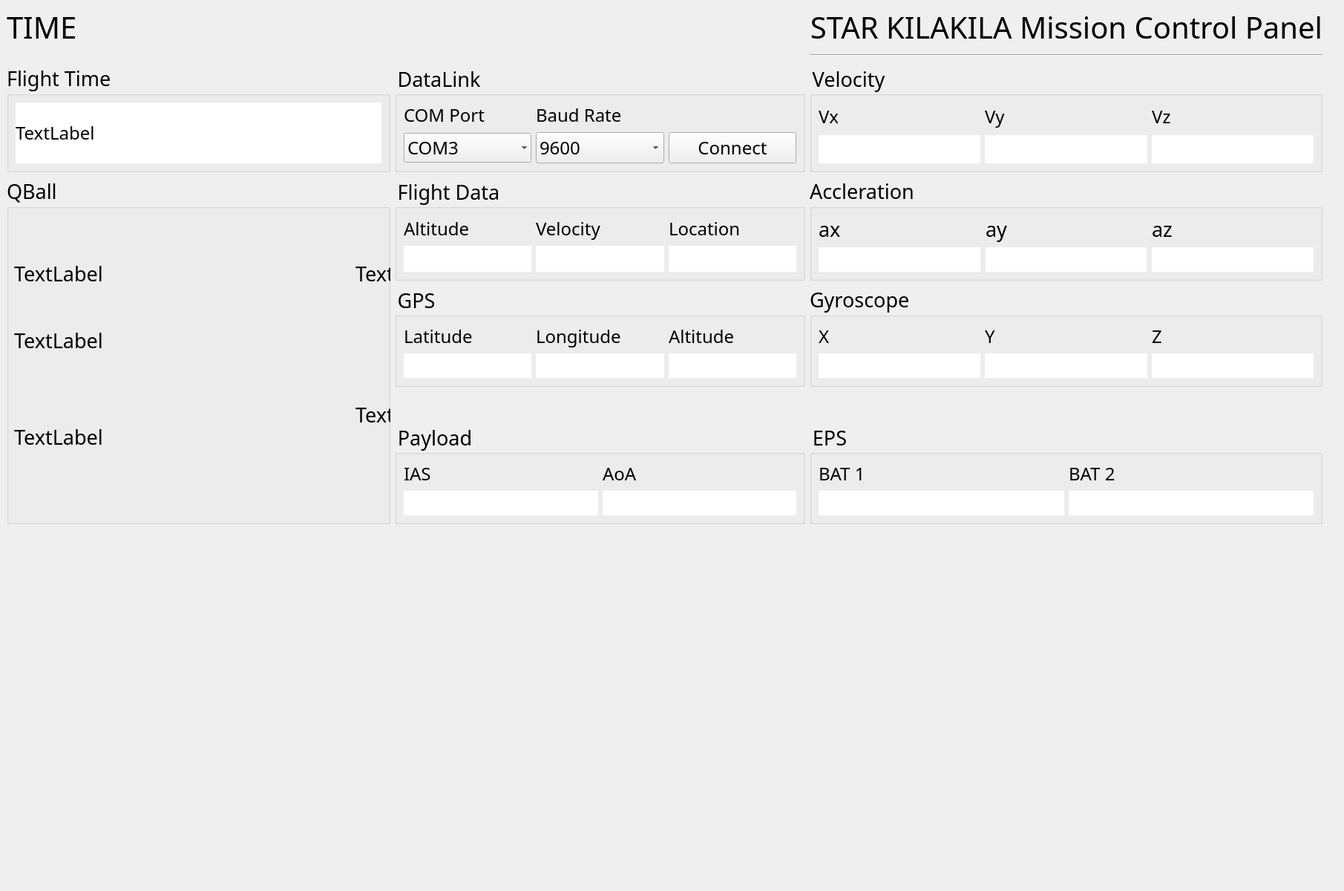
<?xml version="1.0" encoding="UTF-8"?>
<ui version="4.0">
 <class>MainWindow</class>
 <widget class="QMainWindow" name="MainWindow">
  <property name="windowModality">
   <enum>Qt::WindowModal</enum>
  </property>
  <property name="enabled">
   <bool>true</bool>
  </property>
  <property name="geometry">
   <rect>
    <x>0</x>
    <y>0</y>
    <width>1811</width>
    <height>1200</height>
   </rect>
  </property>
  <property name="font">
   <font>
    <family>Adobe 黑体 Std R</family>
    <pointsize>20</pointsize>
   </font>
  </property>
  <property name="cursor">
   <cursorShape>ArrowCursor</cursorShape>
  </property>
  <property name="windowTitle">
   <string>MainWindow</string>
  </property>
  <property name="autoFillBackground">
   <bool>false</bool>
  </property>
  <property name="styleSheet">
   <string notr="true"/>
  </property>
  <widget class="QWidget" name="centralwidget">
   <property name="enabled">
    <bool>true</bool>
   </property>
   <property name="font">
    <font>
     <family>Agency FB</family>
     <pointsize>10</pointsize>
    </font>
   </property>
   <layout class="QGridLayout" name="gridLayout_10">
    <item row="1" column="1">
     <spacer name="horizontalSpacer">
      <property name="orientation">
       <enum>Qt::Horizontal</enum>
      </property>
      <property name="sizeType">
       <enum>QSizePolicy::Fixed</enum>
      </property>
      <property name="sizeHint" stdset="0">
       <size>
        <width>553</width>
        <height>20</height>
       </size>
      </property>
     </spacer>
    </item>
    <item row="1" column="2">
     <widget class="QLabel" name="label">
      <property name="font">
       <font>
        <family>Agency FB</family>
        <pointsize>30</pointsize>
       </font>
      </property>
      <property name="styleSheet">
       <string notr="true">color:black;</string>
      </property>
      <property name="text">
       <string>STAR KILAKILA Mission Control Panel</string>
      </property>
      <property name="alignment">
       <set>Qt::AlignRight|Qt::AlignTop|Qt::AlignTrailing</set>
      </property>
      <property name="wordWrap">
       <bool>false</bool>
      </property>
     </widget>
    </item>
    <item row="2" column="2">
     <widget class="Line" name="line">
      <property name="font">
       <font>
        <family>Agency FB</family>
        <pointsize>9</pointsize>
       </font>
      </property>
      <property name="styleSheet">
       <string notr="true">color:black;</string>
      </property>
      <property name="orientation">
       <enum>Qt::Horizontal</enum>
      </property>
     </widget>
    </item>
    <item row="1" column="0">
     <widget class="QLabel" name="time">
      <property name="maximumSize">
       <size>
        <width>16777215</width>
        <height>40</height>
       </size>
      </property>
      <property name="font">
       <font>
        <family>Agency FB</family>
        <pointsize>30</pointsize>
       </font>
      </property>
      <property name="styleSheet">
       <string notr="true"/>
      </property>
      <property name="text">
       <string>TIME</string>
      </property>
      <property name="scaledContents">
       <bool>true</bool>
      </property>
      <property name="alignment">
       <set>Qt::AlignLeading|Qt::AlignLeft|Qt::AlignVCenter</set>
      </property>
     </widget>
    </item>
    <item row="2" column="3">
     <spacer name="horizontalSpacer_2">
      <property name="orientation">
       <enum>Qt::Horizontal</enum>
      </property>
      <property name="sizeType">
       <enum>QSizePolicy::Fixed</enum>
      </property>
      <property name="sizeHint" stdset="0">
       <size>
        <width>20</width>
        <height>10</height>
       </size>
      </property>
     </spacer>
    </item>
    <item row="14" column="2">
     <spacer name="verticalSpacer">
      <property name="orientation">
       <enum>Qt::Vertical</enum>
      </property>
      <property name="sizeHint" stdset="0">
       <size>
        <width>20</width>
        <height>40</height>
       </size>
      </property>
     </spacer>
    </item>
    <item row="13" column="2">
     <widget class="QGroupBox" name="epsbox">
      <property name="font">
       <font>
        <family>Agency FB</family>
        <pointsize>20</pointsize>
       </font>
      </property>
      <property name="styleSheet">
       <string notr="true">color:black;</string>
      </property>
      <property name="title">
       <string>EPS</string>
      </property>
      <layout class="QGridLayout" name="gridLayout_8">
       <item row="0" column="1">
        <widget class="QLabel" name="bat2">
         <property name="font">
          <font>
           <family>Agency FB</family>
           <pointsize>18</pointsize>
          </font>
         </property>
         <property name="styleSheet">
          <string notr="true">color:black;</string>
         </property>
         <property name="text">
          <string>BAT 2</string>
         </property>
        </widget>
       </item>
       <item row="1" column="0">
        <widget class="QLabel" name="bat1value">
         <property name="font">
          <font>
           <family>Agency FB</family>
           <pointsize>18</pointsize>
          </font>
         </property>
         <property name="styleSheet">
          <string notr="true">color:black;background-color:white;</string>
         </property>
         <property name="text">
          <string/>
         </property>
        </widget>
       </item>
       <item row="0" column="0">
        <widget class="QLabel" name="bat1">
         <property name="font">
          <font>
           <family>Agency FB</family>
           <pointsize>18</pointsize>
          </font>
         </property>
         <property name="styleSheet">
          <string notr="true">color:black;</string>
         </property>
         <property name="text">
          <string>BAT 1</string>
         </property>
        </widget>
       </item>
       <item row="1" column="1">
        <widget class="QLabel" name="bat2value">
         <property name="font">
          <font>
           <family>Agency FB</family>
           <pointsize>18</pointsize>
          </font>
         </property>
         <property name="styleSheet">
          <string notr="true">color:black;background-color:white;</string>
         </property>
         <property name="text">
          <string/>
         </property>
        </widget>
       </item>
      </layout>
     </widget>
    </item>
    <item row="13" column="1">
     <widget class="QGroupBox" name="payloadbox">
      <property name="font">
       <font>
        <family>Agency FB</family>
        <pointsize>20</pointsize>
       </font>
      </property>
      <property name="styleSheet">
       <string notr="true">color:black;</string>
      </property>
      <property name="title">
       <string>Payload</string>
      </property>
      <layout class="QGridLayout" name="gridLayout_7">
       <item row="0" column="0">
        <widget class="QLabel" name="ias">
         <property name="font">
          <font>
           <family>Agency FB</family>
           <pointsize>18</pointsize>
          </font>
         </property>
         <property name="styleSheet">
          <string notr="true">color:black;</string>
         </property>
         <property name="text">
          <string>IAS</string>
         </property>
        </widget>
       </item>
       <item row="0" column="1">
        <widget class="QLabel" name="aoa">
         <property name="font">
          <font>
           <family>Agency FB</family>
           <pointsize>18</pointsize>
          </font>
         </property>
         <property name="styleSheet">
          <string notr="true">color:black;</string>
         </property>
         <property name="text">
          <string>AoA</string>
         </property>
        </widget>
       </item>
       <item row="1" column="0">
        <widget class="QLabel" name="iasvalue">
         <property name="font">
          <font>
           <family>Agency FB</family>
           <pointsize>18</pointsize>
          </font>
         </property>
         <property name="styleSheet">
          <string notr="true">color:black;background-color:white;</string>
         </property>
         <property name="text">
          <string/>
         </property>
        </widget>
       </item>
       <item row="1" column="1">
        <widget class="QLabel" name="aoavalue">
         <property name="font">
          <font>
           <family>Agency FB</family>
           <pointsize>18</pointsize>
          </font>
         </property>
         <property name="styleSheet">
          <string notr="true">color:black;background-color:white;</string>
         </property>
         <property name="text">
          <string/>
         </property>
        </widget>
       </item>
      </layout>
     </widget>
    </item>
    <item row="4" column="2">
     <widget class="QGroupBox" name="accleration">
      <property name="sizePolicy">
       <sizepolicy hsizetype="Preferred" vsizetype="Preferred">
        <horstretch>0</horstretch>
        <verstretch>0</verstretch>
       </sizepolicy>
      </property>
      <property name="font">
       <font>
        <pointsize>20</pointsize>
       </font>
      </property>
      <property name="title">
       <string>Accleration</string>
      </property>
      <layout class="QGridLayout" name="gridLayout_2">
       <property name="horizontalSpacing">
        <number>7</number>
       </property>
       <item row="0" column="2">
        <widget class="QLabel" name="az">
         <property name="text">
          <string>az</string>
         </property>
        </widget>
       </item>
       <item row="1" column="0">
        <widget class="QLabel" name="axvalue">
         <property name="font">
          <font>
           <pointsize>18</pointsize>
          </font>
         </property>
         <property name="styleSheet">
          <string notr="true">background-color:white;</string>
         </property>
         <property name="text">
          <string/>
         </property>
        </widget>
       </item>
       <item row="1" column="1">
        <widget class="QLabel" name="ayvalue">
         <property name="font">
          <font>
           <pointsize>18</pointsize>
          </font>
         </property>
         <property name="styleSheet">
          <string notr="true">background-color:white;</string>
         </property>
         <property name="text">
          <string/>
         </property>
        </widget>
       </item>
       <item row="0" column="1">
        <widget class="QLabel" name="ay">
         <property name="text">
          <string>ay</string>
         </property>
        </widget>
       </item>
       <item row="0" column="0">
        <widget class="QLabel" name="ax">
         <property name="text">
          <string>ax</string>
         </property>
        </widget>
       </item>
       <item row="1" column="2">
        <widget class="QLabel" name="azvalue">
         <property name="font">
          <font>
           <pointsize>18</pointsize>
          </font>
         </property>
         <property name="styleSheet">
          <string notr="true">background-color:white;</string>
         </property>
         <property name="text">
          <string/>
         </property>
        </widget>
       </item>
      </layout>
     </widget>
    </item>
    <item row="3" column="0">
     <widget class="QGroupBox" name="flighttimebox">
      <property name="font">
       <font>
        <family>Agency FB</family>
        <pointsize>20</pointsize>
       </font>
      </property>
      <property name="title">
       <string>Flight Time</string>
      </property>
      <layout class="QGridLayout" name="gridLayout_4">
       <item row="1" column="0">
        <widget class="QLabel" name="timevalue">
         <property name="font">
          <font>
           <family>Agency FB</family>
           <pointsize>18</pointsize>
          </font>
         </property>
         <property name="styleSheet">
          <string notr="true">background-color:white;</string>
         </property>
         <property name="text">
          <string>TextLabel</string>
         </property>
        </widget>
       </item>
      </layout>
     </widget>
    </item>
    <item row="4" column="1">
     <widget class="QGroupBox" name="flightdata">
      <property name="enabled">
       <bool>true</bool>
      </property>
      <property name="font">
       <font>
        <family>Agency FB</family>
        <pointsize>20</pointsize>
       </font>
      </property>
      <property name="styleSheet">
       <string notr="true">color:black;</string>
      </property>
      <property name="title">
       <string>Flight Data</string>
      </property>
      <layout class="QGridLayout" name="gridLayout_5">
       <item row="1" column="1">
        <widget class="QLabel" name="velocityvalue">
         <property name="font">
          <font>
           <family>Agency FB</family>
           <pointsize>18</pointsize>
          </font>
         </property>
         <property name="styleSheet">
          <string notr="true">color:black;background-color:white;</string>
         </property>
         <property name="text">
          <string/>
         </property>
        </widget>
       </item>
       <item row="1" column="0">
        <widget class="QLabel" name="attitudevalue">
         <property name="font">
          <font>
           <family>Agency FB</family>
           <pointsize>18</pointsize>
          </font>
         </property>
         <property name="styleSheet">
          <string notr="true">color:black;background-color:white;</string>
         </property>
         <property name="text">
          <string/>
         </property>
        </widget>
       </item>
       <item row="0" column="2">
        <widget class="QLabel" name="location">
         <property name="font">
          <font>
           <family>Agency FB</family>
           <pointsize>18</pointsize>
          </font>
         </property>
         <property name="styleSheet">
          <string notr="true">color:black;</string>
         </property>
         <property name="text">
          <string>Location</string>
         </property>
        </widget>
       </item>
       <item row="0" column="0">
        <widget class="QLabel" name="altitude">
         <property name="font">
          <font>
           <family>Agency FB</family>
           <pointsize>18</pointsize>
          </font>
         </property>
         <property name="styleSheet">
          <string notr="true">color:black;</string>
         </property>
         <property name="text">
          <string>Altitude</string>
         </property>
        </widget>
       </item>
       <item row="0" column="1">
        <widget class="QLabel" name="velocity">
         <property name="font">
          <font>
           <family>Agency FB</family>
           <pointsize>18</pointsize>
          </font>
         </property>
         <property name="styleSheet">
          <string notr="true">color:black;</string>
         </property>
         <property name="text">
          <string>Velocity</string>
         </property>
        </widget>
       </item>
       <item row="1" column="2">
        <widget class="QLabel" name="loactionvalue">
         <property name="font">
          <font>
           <family>Agency FB</family>
           <pointsize>18</pointsize>
          </font>
         </property>
         <property name="styleSheet">
          <string notr="true">color:black;background-color:white;</string>
         </property>
         <property name="text">
          <string/>
         </property>
        </widget>
       </item>
      </layout>
     </widget>
    </item>
    <item row="3" column="2">
     <widget class="QGroupBox" name="velocitybox">
      <property name="font">
       <font>
        <family>Agency FB</family>
        <pointsize>20</pointsize>
       </font>
      </property>
      <property name="styleSheet">
       <string notr="true">color:black;</string>
      </property>
      <property name="title">
       <string>Velocity</string>
      </property>
      <layout class="QGridLayout" name="gridLayout_6">
       <item row="1" column="0">
        <widget class="QLabel" name="vxvalue">
         <property name="font">
          <font>
           <family>Agency FB</family>
           <pointsize>18</pointsize>
          </font>
         </property>
         <property name="autoFillBackground">
          <bool>false</bool>
         </property>
         <property name="styleSheet">
          <string notr="true">color:black;background-color:white;</string>
         </property>
         <property name="text">
          <string/>
         </property>
        </widget>
       </item>
       <item row="0" column="2">
        <widget class="QLabel" name="vz">
         <property name="font">
          <font>
           <family>Agency FB</family>
           <pointsize>18</pointsize>
          </font>
         </property>
         <property name="styleSheet">
          <string notr="true">color:black;</string>
         </property>
         <property name="text">
          <string>Vz</string>
         </property>
        </widget>
       </item>
       <item row="1" column="2">
        <widget class="QLabel" name="vzvalue">
         <property name="font">
          <font>
           <family>Agency FB</family>
           <pointsize>18</pointsize>
          </font>
         </property>
         <property name="styleSheet">
          <string notr="true">color:black;background-color:white;</string>
         </property>
         <property name="text">
          <string/>
         </property>
        </widget>
       </item>
       <item row="0" column="0">
        <widget class="QLabel" name="vx">
         <property name="font">
          <font>
           <family>Agency FB</family>
           <pointsize>18</pointsize>
          </font>
         </property>
         <property name="styleSheet">
          <string notr="true">color:black;</string>
         </property>
         <property name="text">
          <string>Vx</string>
         </property>
        </widget>
       </item>
       <item row="1" column="1">
        <widget class="QLabel" name="vyvalue">
         <property name="font">
          <font>
           <family>Agency FB</family>
           <pointsize>18</pointsize>
          </font>
         </property>
         <property name="styleSheet">
          <string notr="true">color:black;background-color:white;</string>
         </property>
         <property name="text">
          <string/>
         </property>
        </widget>
       </item>
       <item row="0" column="1">
        <widget class="QLabel" name="vy">
         <property name="font">
          <font>
           <family>Agency FB</family>
           <pointsize>18</pointsize>
          </font>
         </property>
         <property name="styleSheet">
          <string notr="true">color:black;</string>
         </property>
         <property name="text">
          <string>Vy</string>
         </property>
        </widget>
       </item>
      </layout>
     </widget>
    </item>
    <item row="5" column="2">
     <widget class="QGroupBox" name="gyro">
      <property name="font">
       <font>
        <pointsize>20</pointsize>
       </font>
      </property>
      <property name="title">
       <string>Gyroscope</string>
      </property>
      <layout class="QGridLayout" name="gridLayout">
       <item row="0" column="1">
        <widget class="QLabel" name="gy">
         <property name="font">
          <font>
           <pointsize>18</pointsize>
          </font>
         </property>
         <property name="text">
          <string>Y</string>
         </property>
        </widget>
       </item>
       <item row="1" column="2">
        <widget class="QLabel" name="gzvalue">
         <property name="font">
          <font>
           <family>Agency FB</family>
           <pointsize>18</pointsize>
          </font>
         </property>
         <property name="styleSheet">
          <string notr="true">background-color:white</string>
         </property>
         <property name="text">
          <string/>
         </property>
        </widget>
       </item>
       <item row="1" column="1">
        <widget class="QLabel" name="gyvalue">
         <property name="font">
          <font>
           <family>Agency FB</family>
           <pointsize>18</pointsize>
          </font>
         </property>
         <property name="styleSheet">
          <string notr="true">background-color:white</string>
         </property>
         <property name="text">
          <string/>
         </property>
        </widget>
       </item>
       <item row="0" column="2">
        <widget class="QLabel" name="gz">
         <property name="font">
          <font>
           <pointsize>18</pointsize>
          </font>
         </property>
         <property name="text">
          <string>Z</string>
         </property>
        </widget>
       </item>
       <item row="1" column="0">
        <widget class="QLabel" name="gxvalue">
         <property name="font">
          <font>
           <family>Agency FB</family>
           <pointsize>18</pointsize>
          </font>
         </property>
         <property name="styleSheet">
          <string notr="true">background-color:white</string>
         </property>
         <property name="text">
          <string/>
         </property>
        </widget>
       </item>
       <item row="0" column="0">
        <widget class="QLabel" name="gx">
         <property name="font">
          <font>
           <pointsize>18</pointsize>
          </font>
         </property>
         <property name="text">
          <string>X</string>
         </property>
        </widget>
       </item>
      </layout>
     </widget>
    </item>
    <item row="5" column="1">
     <widget class="QGroupBox" name="gpsbox">
      <property name="font">
       <font>
        <family>Agency FB</family>
        <pointsize>20</pointsize>
       </font>
      </property>
      <property name="styleSheet">
       <string notr="true">color:black;</string>
      </property>
      <property name="title">
       <string>GPS</string>
      </property>
      <layout class="QGridLayout" name="gridLayout_9">
       <item row="1" column="0">
        <widget class="QLabel" name="latitudevalue">
         <property name="font">
          <font>
           <family>Agency FB</family>
           <pointsize>18</pointsize>
          </font>
         </property>
         <property name="styleSheet">
          <string notr="true">color:black;background-color:white;</string>
         </property>
         <property name="text">
          <string/>
         </property>
        </widget>
       </item>
       <item row="1" column="1">
        <widget class="QLabel" name="longitudevalue">
         <property name="font">
          <font>
           <family>Agency FB</family>
           <pointsize>18</pointsize>
          </font>
         </property>
         <property name="styleSheet">
          <string notr="true">color:black;background-color:white;</string>
         </property>
         <property name="text">
          <string/>
         </property>
        </widget>
       </item>
       <item row="0" column="2">
        <widget class="QLabel" name="gpsaltitude">
         <property name="font">
          <font>
           <family>Agency FB</family>
           <pointsize>18</pointsize>
          </font>
         </property>
         <property name="styleSheet">
          <string notr="true">color:black;</string>
         </property>
         <property name="text">
          <string>Altitude</string>
         </property>
        </widget>
       </item>
       <item row="1" column="2">
        <widget class="QLabel" name="gpsaltitudevalue">
         <property name="font">
          <font>
           <family>Agency FB</family>
           <pointsize>18</pointsize>
          </font>
         </property>
         <property name="styleSheet">
          <string notr="true">color:black;background-color:white;</string>
         </property>
         <property name="text">
          <string/>
         </property>
        </widget>
       </item>
       <item row="0" column="0">
        <widget class="QLabel" name="latitude">
         <property name="font">
          <font>
           <family>Agency FB</family>
           <pointsize>18</pointsize>
          </font>
         </property>
         <property name="styleSheet">
          <string notr="true">color:black;</string>
         </property>
         <property name="text">
          <string>Latitude</string>
         </property>
        </widget>
       </item>
       <item row="0" column="1">
        <widget class="QLabel" name="longitude">
         <property name="font">
          <font>
           <family>Agency FB</family>
           <pointsize>18</pointsize>
          </font>
         </property>
         <property name="styleSheet">
          <string notr="true">color:black;</string>
         </property>
         <property name="text">
          <string>Longitude</string>
         </property>
        </widget>
       </item>
      </layout>
     </widget>
    </item>
    <item row="3" column="1">
     <widget class="QGroupBox" name="datalinkbox">
      <property name="enabled">
       <bool>true</bool>
      </property>
      <property name="font">
       <font>
        <family>Agency FB</family>
        <pointsize>20</pointsize>
        <stylestrategy>PreferAntialias</stylestrategy>
       </font>
      </property>
      <property name="tabletTracking">
       <bool>false</bool>
      </property>
      <property name="focusPolicy">
       <enum>Qt::ClickFocus</enum>
      </property>
      <property name="contextMenuPolicy">
       <enum>Qt::CustomContextMenu</enum>
      </property>
      <property name="styleSheet">
       <string notr="true">color:black;</string>
      </property>
      <property name="title">
       <string>DataLink</string>
      </property>
      <property name="flat">
       <bool>false</bool>
      </property>
      <property name="checkable">
       <bool>false</bool>
      </property>
      <layout class="QGridLayout" name="gridLayout_12">
       <item row="0" column="1">
        <widget class="QLabel" name="baudrate_2">
         <property name="font">
          <font>
           <family>Agency FB</family>
           <pointsize>18</pointsize>
          </font>
         </property>
         <property name="text">
          <string>Baud Rate</string>
         </property>
        </widget>
       </item>
       <item row="1" column="2">
        <widget class="QPushButton" name="connect">
         <property name="font">
          <font>
           <family>Agency FB</family>
           <pointsize>18</pointsize>
          </font>
         </property>
         <property name="text">
          <string>Connect</string>
         </property>
        </widget>
       </item>
       <item row="1" column="0">
        <widget class="QComboBox" name="comport">
         <property name="enabled">
          <bool>true</bool>
         </property>
         <property name="font">
          <font>
           <family>Agency FB</family>
           <pointsize>18</pointsize>
          </font>
         </property>
         <property name="styleSheet">
          <string notr="true">color:black;</string>
         </property>
         <property name="editable">
          <bool>false</bool>
         </property>
         <property name="currentText">
          <string>COM3</string>
         </property>
         <property name="currentIndex">
          <number>0</number>
         </property>
         <property name="insertPolicy">
          <enum>QComboBox::InsertAtCurrent</enum>
         </property>
         <property name="sizeAdjustPolicy">
          <enum>QComboBox::AdjustToMinimumContentsLengthWithIcon</enum>
         </property>
         <property name="duplicatesEnabled">
          <bool>false</bool>
         </property>
         <property name="frame">
          <bool>false</bool>
         </property>
         <property name="modelColumn">
          <number>0</number>
         </property>
         <item>
          <property name="text">
           <string>COM3</string>
          </property>
         </item>
         <item>
          <property name="text">
           <string>COM5</string>
          </property>
         </item>
        </widget>
       </item>
       <item row="1" column="1">
        <widget class="QComboBox" name="baud">
         <property name="font">
          <font>
           <family>Agency FB</family>
           <pointsize>18</pointsize>
          </font>
         </property>
         <item>
          <property name="text">
           <string>9600</string>
          </property>
         </item>
        </widget>
       </item>
       <item row="0" column="0">
        <widget class="QLabel" name="com">
         <property name="enabled">
          <bool>true</bool>
         </property>
         <property name="font">
          <font>
           <family>Agency FB</family>
           <pointsize>18</pointsize>
          </font>
         </property>
         <property name="styleSheet">
          <string notr="true">color:black;</string>
         </property>
         <property name="text">
          <string>COM Port</string>
         </property>
        </widget>
       </item>
      </layout>
     </widget>
    </item>
    <item row="4" column="0" rowspan="10">
     <widget class="QGroupBox" name="Qball">
      <property name="font">
       <font>
        <family>Agency FB</family>
        <pointsize>20</pointsize>
       </font>
      </property>
      <property name="autoFillBackground">
       <bool>false</bool>
      </property>
      <property name="styleSheet">
       <string notr="true"/>
      </property>
      <property name="title">
       <string>QBall</string>
      </property>
      <widget class="QLabel" name="bg">
       <property name="geometry">
        <rect>
         <x>10</x>
         <y>50</y>
         <width>571</width>
         <height>381</height>
        </rect>
       </property>
       <property name="styleSheet">
        <string notr="true">image: url(:/newPrefix/Qball.drawio.png);</string>
       </property>
       <property name="text">
        <string/>
       </property>
      </widget>
      <widget class="QLabel" name="Qxp">
       <property name="geometry">
        <rect>
         <x>10</x>
         <y>110</y>
         <width>131</width>
         <height>41</height>
        </rect>
       </property>
       <property name="text">
        <string>TextLabel</string>
       </property>
      </widget>
      <widget class="QLabel" name="Qyn">
       <property name="geometry">
        <rect>
         <x>10</x>
         <y>200</y>
         <width>131</width>
         <height>41</height>
        </rect>
       </property>
       <property name="text">
        <string>TextLabel</string>
       </property>
      </widget>
      <widget class="QLabel" name="Qxn">
       <property name="geometry">
        <rect>
         <x>10</x>
         <y>330</y>
         <width>131</width>
         <height>41</height>
        </rect>
       </property>
       <property name="text">
        <string>TextLabel</string>
       </property>
      </widget>
      <widget class="QLabel" name="Qm">
       <property name="geometry">
        <rect>
         <x>470</x>
         <y>110</y>
         <width>131</width>
         <height>41</height>
        </rect>
       </property>
       <property name="text">
        <string>TextLabel</string>
       </property>
      </widget>
      <widget class="QLabel" name="Qyp">
       <property name="geometry">
        <rect>
         <x>470</x>
         <y>300</y>
         <width>131</width>
         <height>41</height>
        </rect>
       </property>
       <property name="text">
        <string>TextLabel</string>
       </property>
      </widget>
     </widget>
    </item>
   </layout>
  </widget>
 </widget>
 <resources>
  <include location="pic.qrc"/>
 </resources>
 <connections/>
</ui>
